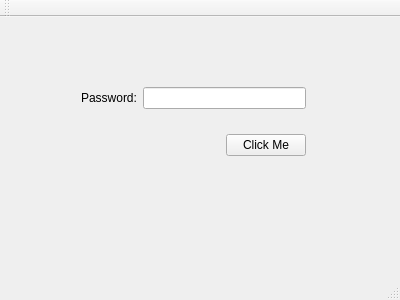
<?xml version="1.0" encoding="UTF-8"?>
<ui version="4.0">
 <class>MainWindow</class>
 <widget class="QMainWindow" name="MainWindow">
  <property name="geometry">
   <rect>
    <x>0</x>
    <y>0</y>
    <width>400</width>
    <height>300</height>
   </rect>
  </property>
  <property name="windowTitle">
   <string>MainWindow</string>
  </property>
  <widget class="QWidget" name="centralWidget">
   <widget class="QWidget" name="">
    <property name="geometry">
     <rect>
      <x>70</x>
      <y>40</y>
      <width>247</width>
      <height>131</height>
     </rect>
    </property>
    <layout class="QVBoxLayout" name="verticalLayout">
     <item>
      <layout class="QHBoxLayout" name="horizontalLayout">
       <item>
        <widget class="QLabel" name="label">
         <property name="text">
          <string>Password:</string>
         </property>
        </widget>
       </item>
       <item>
        <widget class="QLineEdit" name="lineEdit">
         <property name="echoMode">
          <enum>QLineEdit::Password</enum>
         </property>
        </widget>
       </item>
      </layout>
     </item>
     <item>
      <layout class="QHBoxLayout" name="horizontalLayout_2">
       <item>
        <spacer name="horizontalSpacer">
         <property name="orientation">
          <enum>Qt::Horizontal</enum>
         </property>
         <property name="sizeHint" stdset="0">
          <size>
           <width>40</width>
           <height>20</height>
          </size>
         </property>
        </spacer>
       </item>
       <item>
        <widget class="QPushButton" name="pushButton">
         <property name="text">
          <string>Click Me</string>
         </property>
        </widget>
       </item>
      </layout>
     </item>
    </layout>
   </widget>
  </widget>
  <widget class="QMenuBar" name="menuBar">
   <property name="geometry">
    <rect>
     <x>0</x>
     <y>0</y>
     <width>400</width>
     <height>26</height>
    </rect>
   </property>
  </widget>
  <widget class="QToolBar" name="mainToolBar">
   <attribute name="toolBarArea">
    <enum>TopToolBarArea</enum>
   </attribute>
   <attribute name="toolBarBreak">
    <bool>false</bool>
   </attribute>
  </widget>
  <widget class="QStatusBar" name="statusBar"/>
 </widget>
 <layoutdefault spacing="6" margin="11"/>
 <resources/>
 <connections/>
</ui>
